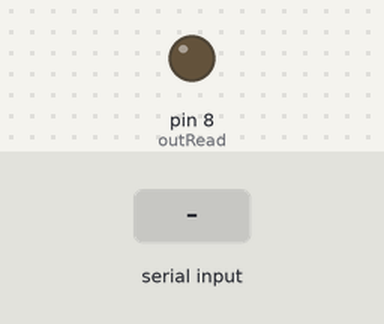
Bench run of a sketch on a simulated Arduino Uno, built with avr-gcc and run on an emulated ATmega328P. On the bench: output pins drawn as LEDs (lit = HIGH). Inputs (shaded band) come from the test bench.

Above: at 1.2 s.
1.3 s: "1" received over Serial
At 2.3 s:
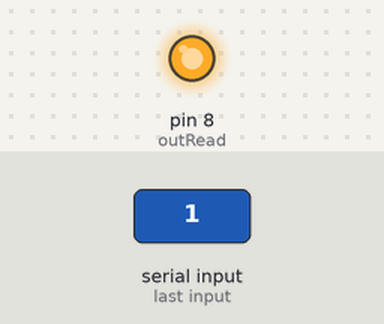
2.8 s: "0" received over Serial
At 3.4 s:
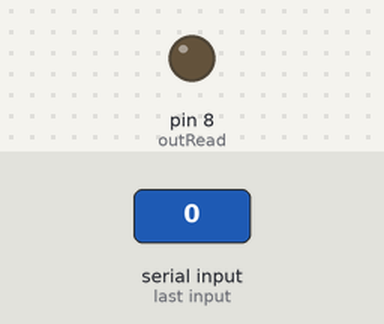
Timing chart, 0 to 5.8 s (numbered marks = the images above; inputs shaded):
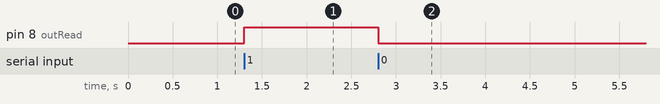

Measured:
- after the input at 1.3 s, pin 8 (outRead): LOW → HIGH at once
- after the input at 2.8 s, pin 8 (outRead): HIGH → LOW at once

The sketch:

Lab_Task.ino
```cpp
int outRead = 8;
void setup()
{
pinMode(outRead, OUTPUT);
Serial.begin(9600);
}
void loop()
{
if (Serial.available() > 0)
{
char state = Serial.read();
if (state == '1')
{
digitalWrite(outRead, HIGH);
}

if (state == '0')
{
digitalWrite(outRead, LOW);
}
}
}
```
